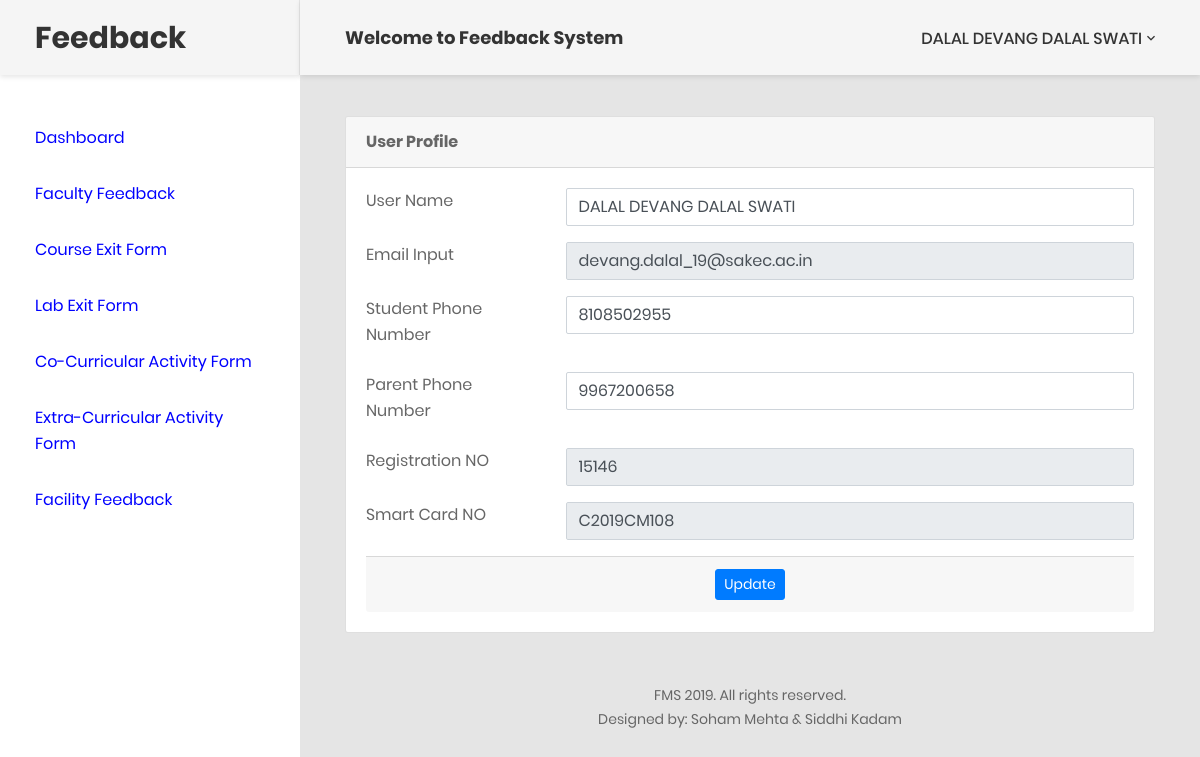
Screenshot of /Feedback/admin-profile.php (signed in) with the database file from the repository.
### tables this page shows
CREATE TABLE `student_table2` (
  `std_id` int(11) NOT NULL,
  `std_roll_no` int(2) NOT NULL,
  `student_name` varchar(32) NOT NULL,
  `email` varchar(64) NOT NULL,
  `s_phone` varchar(32) NOT NULL,
  `p_phone` varchar(32) NOT NULL,
  `smart_card_no` varchar(20) DEFAULT NULL,
  `admission_year` int(5) DEFAULT NULL,
  `program` varchar(10) NOT NULL,
  `registration_no` int(11) NOT NULL,
  `semester` int(11) NOT NULL,
  `year` varchar(32) NOT NULL,
  `division` varchar(11) NOT NULL,
  `batch` varchar(5) NOT NULL
);

### Feedback/admin-profile.php (the view, shortened to what this page needs)
<?php
if (strlen($_SESSION['feedid']==0)) {
  header('location:logout.php');
  } else{
  ?>
<!DOCTYPE html>
<html lang="en">
<head>
    <link href="css/font-face.css" rel="stylesheet" media="all">
    <link href="vendor/font-awesome-5/css/fontawesome-all.min.css" rel="stylesheet" media="all">
    <link href="vendor/font-awesome-4.7/css/font-awesome.min.css" rel="stylesheet" media="all">
    <link href="vendor/mdi-font/css/material-design-iconic-font.min.css" rel="stylesheet" media="all">
    <link href="vendor/bootstrap-4.1/bootstrap.min.css" rel="stylesheet" media="all">
    <link href="vendor/animsition/animsition.min.css" rel="stylesheet" media="all">
    <link href="vendor/bootstrap-progressbar/bootstrap-progressbar-3.3.4.min.css" rel="stylesheet" media="all">
    <link href="vendor/wow/animate.css" rel="stylesheet" media="all">
    <link href="vendor/css-hamburgers/hamburgers.min.css" rel="stylesheet" media="all">
    <link href="vendor/slick/slick.css" rel="stylesheet" media="all">
    <link href="vendor/select2/select2.min.css" rel="stylesheet" media="all">
    <link href="vendor/perfect-scrollbar/perfect-scrollbar.css" rel="stylesheet" media="all">
    <link href="css/theme.css" rel="stylesheet" media="all">
</head>
<body class="animsition">
    <div class="page-wrapper">
        <?php include_once('includes/sidebar.php');?>
        <div class="page-container">
            <?php include_once('includes/header.php');?>
            <div class="main-content">
                <div class="section__content section__content--p30">
                    <div class="container-fluid">
                        <div class="row">
                            <div class="col-lg-12">
                                <div class="card">
                                    <div class="card-header">
                                        <strong>User Profile</strong>
                                    </div>
                                    <div class="card-body card-block">
                                    <form action="" method="post" enctype="multipart/form-data" class="form-horizontal">
                                        <?php
$adminid=$_SESSION['feedid'];
$ret=mysqli_query($con,"select * from student_table2 where std_id='$adminid'");
while ($row=mysqli_fetch_array($ret)) {
?>
                                            <div class="row form-group">
                                                <div class="col col-md-3">
                                                    <label for="text-input" class=" form-control-label">User Name</label>
                                                </div>
                                                <div class="col-12 col-md-9">
                                                    <input type="text" id="username" name="username" value="<?php  echo $row['student_name'];?>" class="form-control" required="">
                                                </div>
                                            </div>
                                            <div class="row form-group">
                                                <div class="col col-md-3">
                                                    <label for="email-input" class=" form-control-label">Email Input</label>
                                                </div>
                                                <div class="col-12 col-md-9">
                                                    <input type="email" id="email" name="email" value="<?php  echo $row['email'];?>" class="form-control" readonly="" required="">
                                                </div>
                                            </div>
                                            <div class="row form-group">
                                                <div class="col col-md-3">
                                                    <label for="password-input" class=" form-control-label">Student Phone Number</label>
                                                </div>
                                                <div class="col-12 col-md-9">
                                                    <input type="text" id="smobilenumber" name="smobilenumber" class="form-control" maxlength="10" value="<?php  echo $row['s_phone'];?>" required="">
                                                </div>
                                            </div>
                                          <div class="row form-group">
                                                <div class="col col-md-3">
                                                    <label for="password-input" class=" form-control-label">Parent Phone Number</label>
                                                </div>
                                                <div class="col-12 col-md-9">
                                                    <input type="text" id="pmobilenumber" name="pmobilenumber" class="form-control" maxlength="10" value="<?php  echo $row['p_phone'];?>" required="">
                                                </div>
                                            </div>
                                            <div class="row form-group">
                                                <div class="col col-md-3">
                                                    <label for="textarea-input" class=" form-control-label">Registration NO</label>
                                                </div>
                                                <div class="col-12 col-md-9">
                                                    <input name="registration" id="registration" rows="9" class="form-control" required="" readonly="" value="<?php  echo $row['registration_no'];?>">
                                                </div>
                                            </div>
                                            <div class="row form-group">
                                                <div class="col col-md-3">
                                                    <label for="textarea-input" class=" form-control-label">Smart Card NO</label>
                                                </div>
                                                <div class="col-12 col-md-9">
                                                    <input name="smart" id="smart" rows="9" class="form-control" required="" readonly="" value="<?php  echo $row['smart_card_no'];?>">
                                                </div>
                                            </div>
                                            <?php } ?>
                                          <div class="card-footer">
                                        <p style="text-align: center;"><button type="submit" name="submit" id="submit" class="btn btn-primary btn-sm">Update
                                        </button></p>
                                    </div>
                                        </form>
                                    </div>
                                </div>
<?php include_once('includes/footer.php');?>
              </div>
                </div>
            </div>
        </div>
   </div>
    </div>
</body>
</html>
<?php }  ?>

### Feedback/includes/header.php (shortened to what this page needs)
<header class="header-desktop">
                <div class="section__content section__content--p30">
                    <div class="container-fluid">
                        <div class="header-wrap">
                            <h4>Welcome to Feedback System</h4>
                            <div class="header-button">
                                 <?php
                                        $adminid=$_SESSION['feedid'];
                                        $rethead=mysqli_query($con,"select student_name from student_table2 where std_id='$adminid'");
                                        $rowhead=mysqli_fetch_array($rethead);
                                        $name=$rowhead['student_name'];?>
                                <div class="account-wrap">
                                    <div class="account-item clearfix js-item-menu">
                                        <div class="content">
                                            <a class="js-acc-btn" href="#"><?php echo $name; ?></a>
                                        </div>
                                    </div>
                                </div>
                            </div>
                        </div>
                    </div>
                </div>
            </header>

### rows the page displays
student_table2: student_name "DALAL DEVANG DALAL SWATI", username "DALAL DEVANG DALAL SWATI", email "devang.dalal_19@sakec.ac.in", smobilenumber "8108502955", pmobilenumber "9967200658", registration "15146", smart "C2019CM108"
